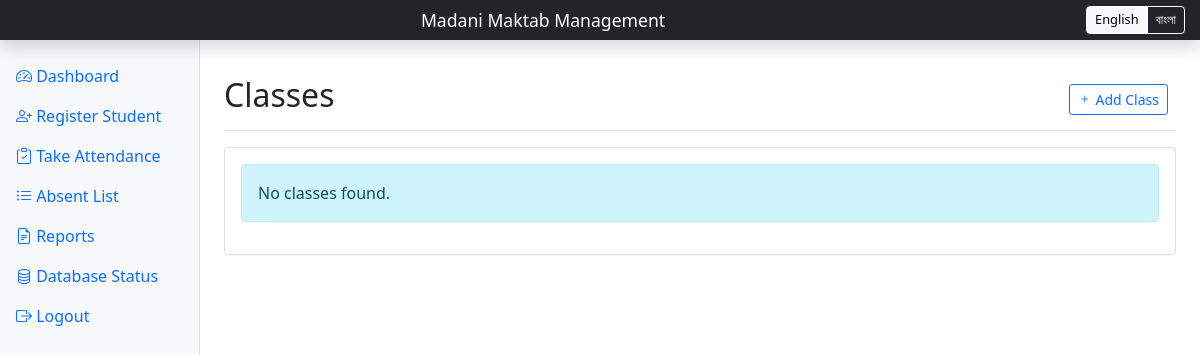
/classes (signed in), run on an earlier commit of the app's database.
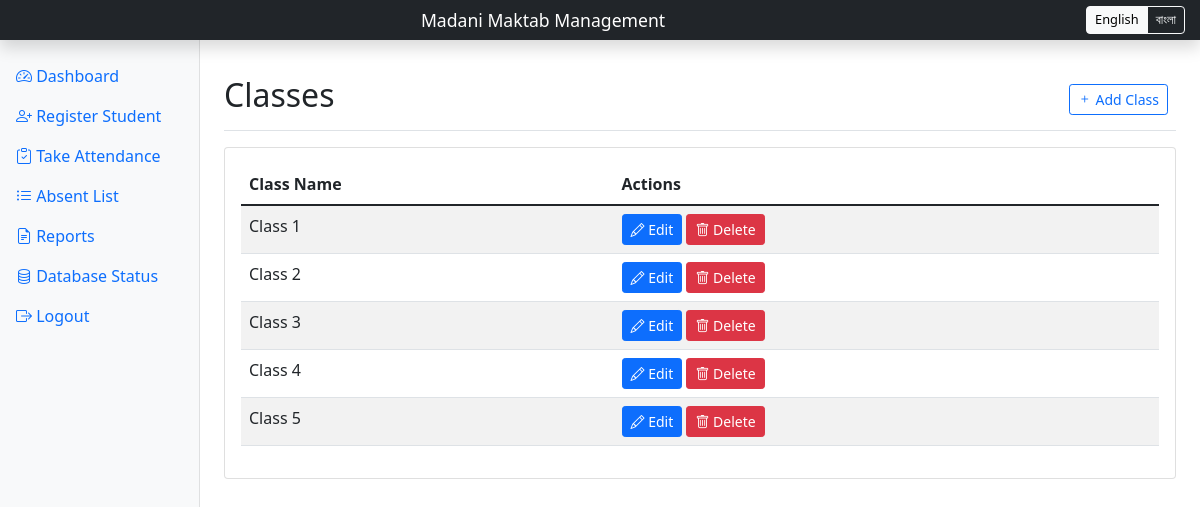
And on a later commit of the database.
### main.py (models this page shows, shortened)
class Class(db.Model):
    id = db.Column(db.Integer, primary_key=True)
    name = db.Column(db.String(50), unique=True, nullable=False)

### main.py (the view)
@app.route('/classes')
@login_required
def classes():
    classes = Class.query.all()
    return render_template('classes.html', classes=classes)

### main.py (called while the page is built)
@login_manager.user_loader
def load_user(user_id):
    return User.query.get(int(user_id))

@app.context_processor
def inject_translations():
    lang = session.get('lang', 'en')
    return {'_': translations[lang]}

### templates/classes.html
{% extends "base.html" %}
{% block content %}
<div class="d-flex justify-content-between flex-wrap flex-md-nowrap align-items-center pt-3 pb-2 mb-3 border-bottom">
    <h1 class="h2">{{ _['classes'] }}</h1>
    <div class="btn-toolbar mb-2 mb-md-0">
        <div class="btn-group me-2">
            <a href="{{ url_for('add_class') }}" class="btn btn-sm btn-outline-primary">
                <i class="bi bi-plus"></i> {{ _['add_class'] }}
            </a>
        </div>
    </div>
</div>
<div class="card">
    <div class="card-body">
        {% if classes %}
        <div class="table-responsive">
            <table class="table table-striped">
                <thead>
                    <tr>
                        <th>{{ _['class_name'] }}</th>
                        <th>{{ _['actions'] }}</th>
                    </tr>
                </thead>
                <tbody>
                    {% for class in classes %}
                    <tr>
                        <td>{{ class.name }}</td>
                        <td>
                            <a href="{{ url_for('edit_class', class_id=class.id) }}" class="btn btn-sm btn-primary">
                                <i class="bi bi-pencil"></i> {{ _['edit'] }}
                            </a>
                            <a href="{{ url_for('delete_class', class_id=class.id) }}" class="btn btn-sm btn-danger" onclick="return confirm('{{ _['confirm'] }}')">
                                <i class="bi bi-trash"></i> {{ _['delete'] }}
                            </a>
                        </td>
                    </tr>
                    {% endfor %}
                </tbody>
            </table>
        </div>
        {% else %}
        <div class="alert alert-info">
            {{ _['no_classes'] }}
        </div>
        {% endif %}
    </div>
</div>
{% endblock %}

### templates/base.html (shortened to what this page needs)
<!DOCTYPE html>
<html lang="en">
<head>
    <link href="https://cdn.jsdelivr.net/npm/bootstrap@5.1.3/dist/css/bootstrap.min.css" rel="stylesheet">
    <link rel="stylesheet" href="https://cdn.jsdelivr.net/npm/bootstrap-icons@1.7.2/font/bootstrap-icons.css">
</head>
<body>
    <header class="navbar navbar-dark sticky-top bg-dark flex-md-nowrap shadow">
        <a class="navbar-brand text-white text-center" href="#">Madani Maktab Management</a>
        <div class="language-nav">
            <div class="btn-group">
                <a href="{{ url_for('switch_language', lang='en') }}" class="btn btn-outline-light {% if session.get('lang', 'en') == 'en' %}active{% endif %}">English</a>
                <a href="{{ url_for('switch_language', lang='bn') }}" class="btn btn-outline-light {% if session.get('lang', 'en') == 'bn' %}active{% endif %}">বাংলা</a>
            </div>
        </div>
    </header>
    <div class="container-fluid">
        <div class="row">
            <nav id="sidebarMenu" class="col-md-3 col-lg-2 d-md-block bg-light sidebar collapse">
                <div class="position-sticky pt-3">
                    <ul class="nav flex-column">
                        <li class="nav-item">
                            <a class="nav-link {% if request.endpoint == 'dashboard' %}active{% endif %}" href="{{ url_for('dashboard') }}">
                                <i class="bi bi-speedometer2"></i> {{ _['dashboard'] }}
                            </a>
                        </li>
                        <li class="nav-item">
                            <a class="nav-link {% if request.endpoint == 'register' %}active{% endif %}" href="{{ url_for('register') }}">
                                <i class="bi bi-person-plus"></i> {{ _['register_student'] }}
                            </a>
                        </li>
                        <li class="nav-item">
                            <a class="nav-link {% if request.endpoint == 'attendance' %}active{% endif %}" href="{{ url_for('attendance') }}">
                                <i class="bi bi-clipboard-check"></i> {{ _['take_attendance'] }}
                            </a>
                        </li>
                        <li class="nav-item">
                            <a class="nav-link {% if request.endpoint == 'absent_list' %}active{% endif %}" href="{{ url_for('absent_list') }}">
                                <i class="bi bi-list-ul"></i> {{ _['absent_list'] }}
                            </a>
                        </li>
                        <li class="nav-item">
                            <a class="nav-link {% if request.endpoint == 'reports' %}active{% endif %}" href="{{ url_for('reports') }}">
                                <i class="bi bi-file-earmark-text"></i> {{ _['reports'] }}
                            </a>
                        </li>
                        <li class="nav-item">
                            <a class="nav-link {% if request.endpoint == 'db_status' %}active{% endif %}" href="{{ url_for('db_status') }}">
                                <i class="bi bi-database"></i> {{ _['db_status'] }}
                            </a>
                        </li>
                        <li class="nav-item">
                            <a class="nav-link" href="{{ url_for('logout') }}">
                                <i class="bi bi-box-arrow-right"></i> {{ _['logout'] }}
                            </a>
                        </li>
                    </ul>
                </div>
            </nav>
            <main class="col-md-9 ms-sm-auto col-lg-10 px-md-4 main-content">
                {% block content %}{% endblock %}
            </main>
        </div>
    </div>
</body>
</html>

### templates/base.html (style rules this page uses)
.sidebar { position: fixed; top: 0; bottom: 0; left: 0; z-index: 100; padding: 40px 0 0; box-shadow: inset -1px 0 0 rgba(0, 0, 0, .1); }
.navbar { height: 40px; padding-top: 0; padding-bottom: 0; }
.navbar-brand { padding-top: .5rem; padding-bottom: .5rem; font-size: 1.1rem; background-color: transparent; box-shadow: none; text-align: center; margin-left: auto; margin-right: auto; width: auto; }
.main-content { margin-left: 240px; padding: 20px; }
.language-nav { margin-right: 15px; }
.language-nav .btn { padding: 0.2rem 0.5rem; font-size: 0.8rem; }

What changed in the data, as far as the page shows it:
added Class: name "Class 1", edit "Edit", delete "Delete"
added Class: name "Class 2", edit "Edit", delete "Delete"
added Class: name "Class 3", edit "Edit", delete "Delete"
added Class: name "Class 4", edit "Edit", delete "Delete"
added Class: name "Class 5", edit "Edit", delete "Delete"
Also different on the page:
{{ _['class_name'] }}: (not shown) → "Class Name"
{{ _['actions'] }}: (not shown) → "Actions"
{{ _['no_classes'] }}: "No classes found." → (not shown)
